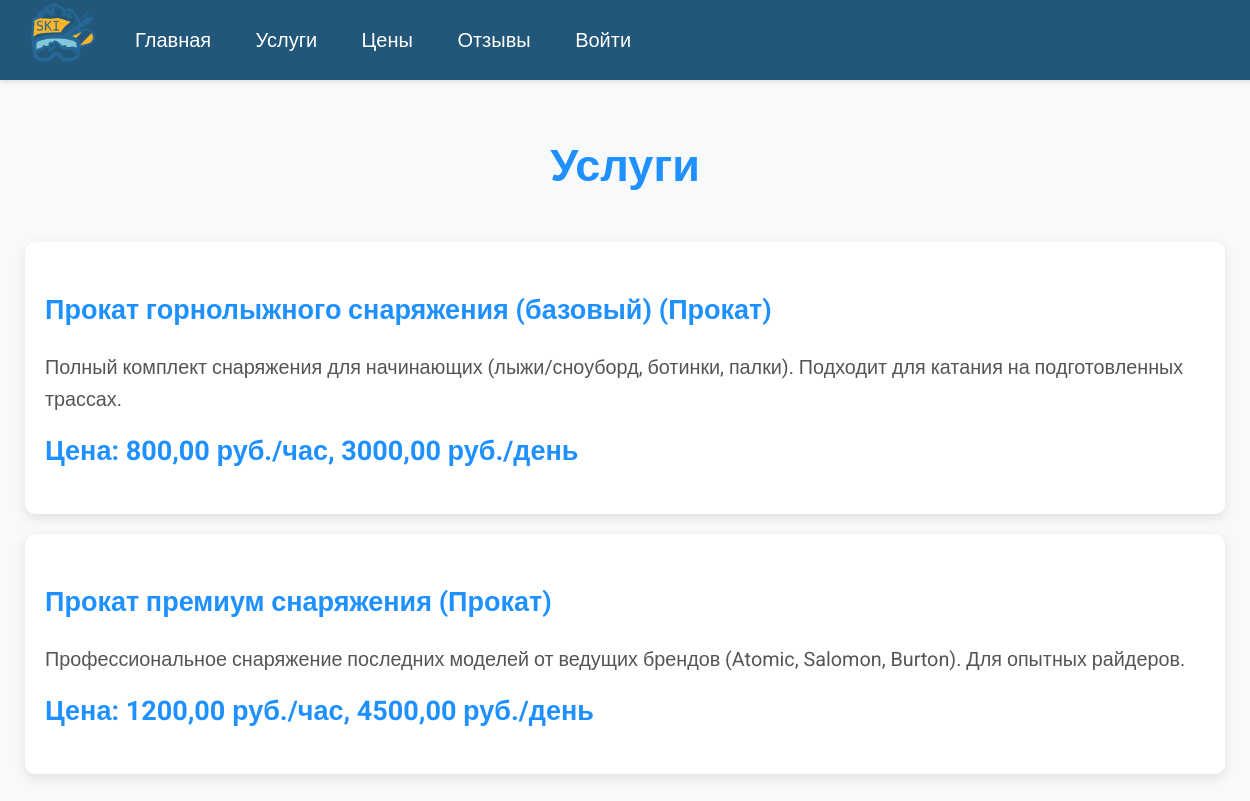
/services/, run on an earlier commit of the app's database.
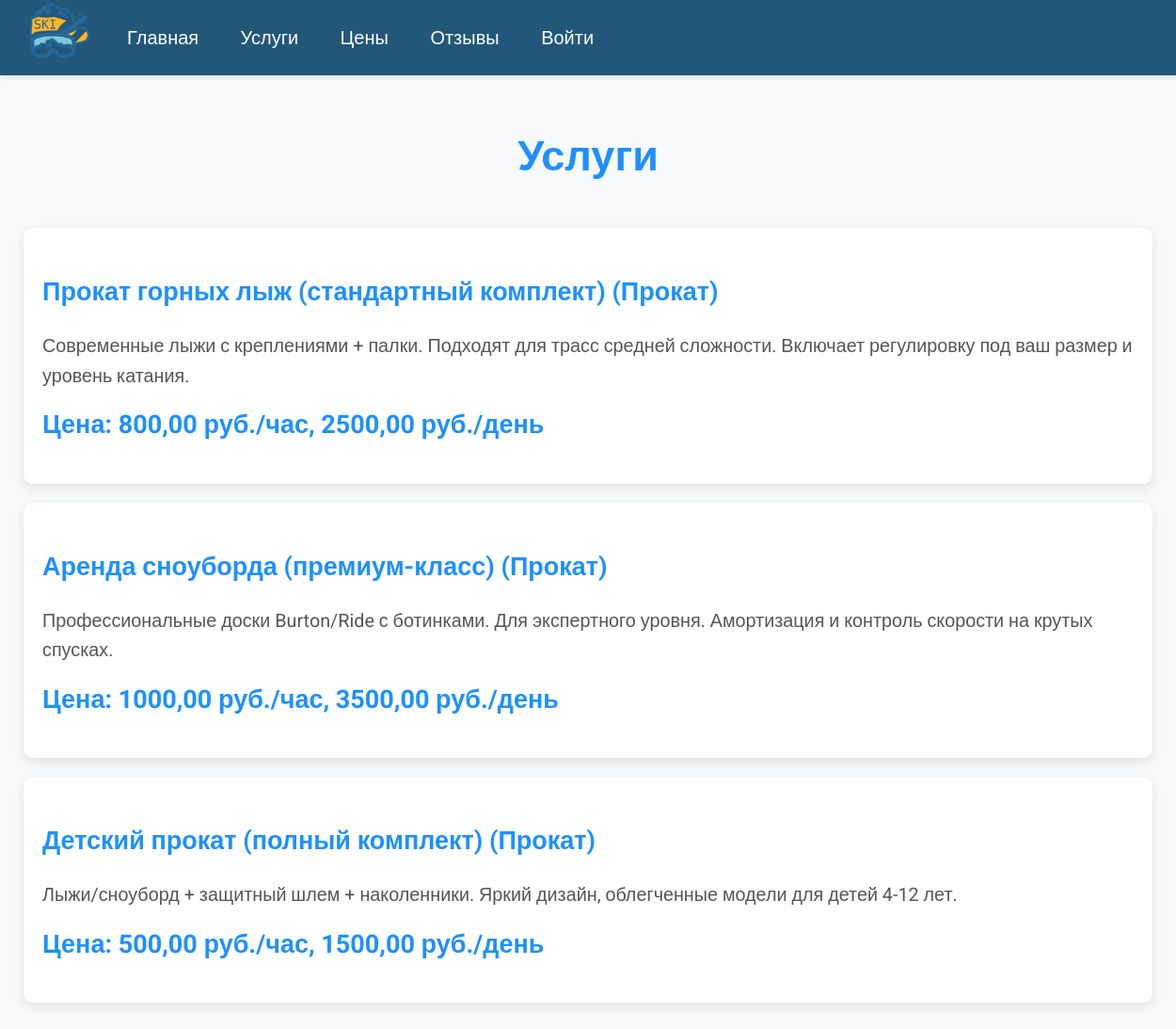
And on a later commit of the database.
### core/models.py (models this page shows, shortened)
class Service(models.Model):
    SERVICE_TYPES = (
        ('rental', _('Прокат')),
        ('parking', _('Стоянка автомобиля')),
    )
    name = models.CharField(max_length=100, verbose_name=_("Название"))
    service_type = models.CharField(
        max_length=20,
        choices=SERVICE_TYPES,
        default='rental',
        verbose_name=_("Тип услуги")
    )
    price = models.ForeignKey(
        Price,
        on_delete=models.PROTECT,
        null=True,  # Разрешаем NULL, чтобы не зависеть от существующих цен
        blank=True,  # Необязательное поле в формах
        verbose_name=_("Цена"),
        related_name='services'
    )
    description = models.TextField(blank=True, verbose_name=_("Описание"))
    class Meta:
        verbose_name = _("Услуга")
        verbose_name_plural = _("Услуги")

class Price(models.Model):
    name = models.CharField(max_length=100, verbose_name=_("Название"))
    price_per_hour = models.DecimalField(
        max_digits=10,
        decimal_places=2,
        validators=[MinValueValidator(0)],
        verbose_name=_("Цена за час")
    )
    price_per_day = models.DecimalField(
        max_digits=10,
        decimal_places=2,
        validators=[MinValueValidator(0)],
        verbose_name=_("Цена за день")
    )
    class Meta:
        verbose_name = _("Цена")
        verbose_name_plural = _("Цены")

### core/views.py (the view)
# urls.py: path('services/', views.ServicesView.as_view(), name='services'),
class ServicesView(View):
    def get(self, request):
        services = Service.objects.all()
        bookings = Booking.objects.filter(user=request.user) if request.user.is_authenticated else None
        return render(request, 'services.html', {'services': services, 'bookings': bookings})

### core/templates/services.html (shortened to what this page needs)
{% extends 'base.html' %}
{% block content %}
<div class="container">
    <h1>Услуги</h1>
    <ul>
        {% for service in services %}
            <li>
                <h3>{{ service.name }} ({{ service.get_service_type_display }})</h3>
                <p>{{ service.description }}</p>
                <div class="price-container">
                    <div class="price">Цена: {{ service.price.price_per_hour }} руб./час, {{ service.price.price_per_day }} руб./день</div>
                </div>
            </li>
        {% endfor %}
    </ul>
</div>
{% endblock %}

What changed in the data, as far as the page shows it:
changed Service: name "Прокат горнолыжного снаряжения (базовый)" → "Прокат горных лыж (стандартный комплект)"; description "Полный комплект снаряжения для начинающих (лыжи/сноуборд, ботинки, палки). Подходит для катания на подготовленных трассах." → "Современные лыжи с креплениями + палки. Подходят для трасс средней сложности. Включает регулировку под ваш размер и уровень катания."; price.price_per_day "3000,00" → "2500,00"
changed Service: name "Прокат премиум снаряжения" → "Аренда сноуборда (премиум-класс)"; description "Профессиональное снаряжение последних моделей от ведущих брендов (Atomic, Salomon, Burton). Для опытных райдеров." → "Профессиональные доски Burton/Ride с ботинками. Для экспертного уровня. Амортизация и контроль скорости на крутых спусках."; price.price_per_hour "1200,00" → "1000,00"; price.price_per_day "4500,00" → "3500,00"
added Service: name "Детский прокат (полный комплект)", service_type "Прокат", description "Лыжи/сноуборд + защитный шлем + наколенники. Яркий дизайн, облегченные модели для детей 4-12 лет.", price.price_per_hour "500,00", price.price_per_day "1500,00"
